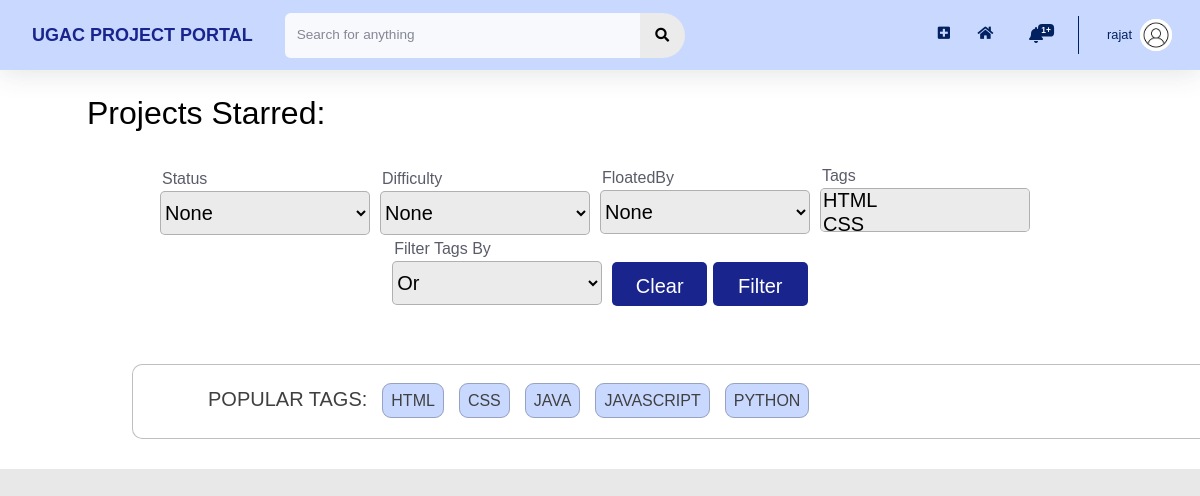
Screenshot of /profile/projects/view/ (signed in) with the database file from the repository.
### users/models.py (models this page shows, shortened)
class Profile(models.Model):
    user = models.OneToOneField(User, on_delete=models.CASCADE)
    image = models.ImageField(default = 'default.jpg', upload_to='profile_pics', blank=True)
    rollno = models.CharField(max_length=10)
    year = models.CharField(max_length=30, choices = YEAR_CHOICES)
    branch = models.CharField(max_length=30, choices = BRANCH_CHOICES)
    techskills = models.ManyToManyField(Tag, related_name='techskills')
    starred_projects = models.ManyToManyField(Project, related_name='starred_projects', blank = True)
    liked_projects = models.ManyToManyField(Project, related_name='liked_projects', blank = True)
    cv = models.FileField(upload_to='resumes',validators=[FileExtensionValidator(allowed_extensions=['pdf'])])
    linked_in_link = models.CharField(blank=True, max_length=100)
    portfolio_link = models.CharField(blank=True, max_length=100)
    github_link = models.CharField(blank=True, max_length=100)

### home/models.py (models this page shows)
class Tag(models.Model):
    Title = models.CharField(max_length=20)
    def __str__(self):
        return f"{self.Title}"

### home/decorators.py (the view)
    def wrap(request, *args, **kwargs):
        if check_user_profile(request.user):
            messages.error(request, 'Please complete your profile first.')
            return redirect(f'/profile/edit')
        else:
            return function(request, *args, **kwargs)

### functions.py (called while the page is built)
def get_filtered_projects(request, all_projects):
    myFilter = ProjectFilter(request.GET,queryset=all_projects)
    filtered_projects= myFilter.qs
    return filtered_projects

def get_most_common_tags(size):
    projects = Project.objects.all()
    tags = []
    for project in projects:
        project_tags = project.Tags.all()
        for project_tag in project_tags:
            tags.append(project_tag)
    return [x for x in Counter(tags)][:size]

def get_paginated_projects(request, projects):
    page = request.GET.get('page', 1)
    paginator = Paginator(projects, 6)
    try:
        paginated_projects = paginator.page(page)
    except PageNotAnInteger:
        paginated_projects = paginator.page(1)
    except EmptyPage:
        paginated_projects = paginator.page(paginator.num_pages)
    return paginated_projects

def get_projects_view_details(request):
    view = request.GET.get('view')
    all_projects = Project.objects.all()
    if view == "applied":
        req_projects = all_projects.filter(AlreadyApplied = request.user)
        title = 'Projects Applied'
        heading = "Projects Applied For:"
    elif view == "requested":
        req_projects = all_projects.filter(ApplyRequest = request.user)
        title = 'Projects Requested'
        heading = "Projects Requested:"
    elif view == "floated":
        req_projects = all_projects.filter(FloatedBy = request.user)
        title = 'Projects Floated'
        heading = "Projects Floated:"
    else:
        req_projects = request.user.profile.starred_projects.all()
        title = 'Projects Starred'
        heading = "Projects Starred:"
    req_projects = req_projects.order_by('-DatePosted')
    return req_projects, title, heading

def check_user_profile(user):
    user_fields = [user.username, user.first_name, user.last_name, user.email]
    for field in user_fields:
        if field == None or (len(field) == 0):
            return True
    profile = user.profile
    profile_fields = [profile.image, profile.rollno ,profile.year ,profile.branch]
    for field in profile_fields:
        if field == None or (len(field) == 0):
            return True
    if str(profile.cv) == "" or len(profile.techskills.all()) == 0:
        return True
    return False

### users/templates/users/projects_view.html (shortened to what this page needs)
{% extends 'home/main.html' %}
{% load crispy_forms_tags %}
{% block headingBlock %}
<h2>{{ heading }}</h2>
{% endblock headingBlock %}

### home/templates/home/main.html (shortened to what this page needs)
{% extends 'home/base.html' %}
{% load static %}
{% load crispy_forms_tags %}
{% block customStylesheets %}
<link rel="stylesheet" type="text/css" href="{% static 'home/main.css' %}">
{% endblock customStylesheets %}
{% block content %}
{% block mainContentBlock %}
<div class="project_cards">
    {% block headingBlock %}{% endblock headingBlock %}
    <br>
    {% block filterBlock %}
    <form method="get" class="form-inline justify-content-lg-center h5 mb-0 text-gray-800 " style="width: 100%;">
        <div class="" style="padding-right:23px;width: 220px;">
            <label for="id_Status" style="font-size: 16px; font-weight: 300;float: left; ">Status</label>
            <select name="Status" id="id_Status" style="background-color:#EBEBEB; border: 1px solid rgba(0, 0, 0, 0.25); border-radius: 5px;width:210px; height:44px;">
                <option value="">None</option>
            </select>
        </div>
        <div class="" style="padding-right:23px; width: 220px;">
            <label for="id_Difficulty" style="font-size: 16px; font-weight: 300;float: left; ">Difficulty</label>
            <select name="Difficulty" id="id_Difficulty" style="background-color:#EBEBEB; border: 1px solid rgba(0, 0, 0, 0.25); border-radius: 5px;width:210px; height:44px;">
                <option value="">None</option>
            </select>
        </div>
        <div class="select2-selection select2-selection--single" style="padding-right:23px;width: 220px; margin-bottom: 2px;">
            <label for="id_FloatedBy" style="font-size: 16px; font-weight: 300;float: left; ">FloatedBy</label>
            <select name="FloatedBy" id="id_FloatedBy" class="searchable-select select2-selection__rendered" style="background-color:#EBEBEB; border: 1px solid rgba(0, 0, 0, 0.25); border-radius: 5px;width:210px; height:44px;">
                <option value="">None</option>
            </select>
        </div>
        <div class="" style="padding-right:23px;width: 220px; margin-bottom: 5px;">
            <label for="id_Tags" style="font-size: 16px; font-weight: 300;float: left; ">Tags</label>
            <select name="Tags" id="id_Tags" class="searchable-select-clearable select2-selection select2-selection--multiple" multiple="multiple" style="background-color:#EBEBEB; border: 1px solid rgba(0, 0, 0, 0.25); border-radius: 5px;width:210px; height:44px;">
                {% for TAG in tags %}
                <option value='{{TAG.id}}'>{{ TAG }}</option>
                {% endfor %}
            </select>
        </div>
        <div class="" style="padding-right:23px; width: 220px; margin-bottom: 5px;">
            <label for="id_FilterBy" style="font-size: 16px; font-weight: 300;float: left; ">Filter Tags By</label>
            <select name="FilterBy" id="id_FilterBy" style="background-color:#EBEBEB; border: 1px solid rgba(0, 0, 0, 0.25); border-radius: 5px;width:210px; height:44px;">
                <option value="Or" selected>Or</option>
            </select>
        </div>
        <div class="" style="padding-top: 20px;">
            <button type="button" onclick="clearFilters()" style="width: 95px; height: 44px; margin-left:0px; background: #19258C; color: white; border-radius: 5px; padding-top: 6px; border: 1px; padding-left: 12px; padding-right: 12px;">Clear</button>
            <button class="btn btn-primary" type="Submit" style="width: 95px; height: 44px; margin-left:0px; background: #19258C; color: white; border-radius: 5px; padding-top: 6px; padding-bottom: 1px;">Filter</button>
        </div>
    </form>
        <br>
    {% endblock filterBlock %}
    {% block tagsBlock %}
        <div class = "blog-container" style="flex: 1 0 45%; margin: 30px; width: 1260px; height: 75px; max-width: 1260px; margin-left: 45px; alignment: center; align-self: center; padding-top: 0px;">
        <div class="blog-tags-a" style="margin-left: 75px;">
        <br>
        <ul>
            POPULAR TAGS:
            {% for tag in common_tags %}
                <li style="margin-left: 15px;"><a href="/?Tags={{tag.id}}">{{ tag }}</a></li>
            {% endfor %}
        </ul>
        </div>
        </div>
    {% endblock tagsBlock %}
    {% endblock mainContentBlock %}
    {% endblock content %}

### home/templates/home/base.html (shortened to what this page needs)
{% load static %}
<!DOCTYPE html>
<html lang="en">
    <head>
        {% block stylesheets %}
        <link rel="stylesheet" type="text/css" href="{% static 'home/style.css' %}">
        <link rel="stylesheet" type="text/css" href="{% static 'home/cards.css' %}">
        {% endblock stylesheets %}
        {% block customStylesheets %}{% endblock customStylesheets %}
        {% block ajaxBlock %}
        <link href="https://cdnjs.cloudflare.com/ajax/libs/select2/4.0.3/css/select2.min.css" rel="stylesheet" />
        {% endblock ajaxBlock %}
        <link rel="stylesheet" href="https://pro.fontawesome.com/releases/v5.10.0/css/all.css" />
    </head>
    {% block mainBlock %}
    <body id="page-top">
        <div id="wrapper">
            <div id="content-wrapper" class="d-flex flex-column">
                <div id="content" style="background: white;">
                    <nav class="navbar navbar-expand navbar-light bg-white topbar mb-4 static-top shadow">
                        <div class="sidebar-brand-text mx-3" style="color: #022160; font-size: large; font-weight: bold"> <a href="/">UGAC PROJECT PORTAL</a></div>
                        <form method="POST" action="{{request.get_full_path}}" class="d-none d-sm-inline-block form-inline mr-auto ml-md-3 my-2 my-md-0 mw-100 navbar-search">
                            <div class="input-group">
                                <input type="text" class="form-control bg-light border-0 small" placeholder="Search for anything" aria-label="Search" aria-describedby="basic-addon2" name="search">
                                <div class="input-group-append">
                                    <button class="btn btn-primary" type="submit">
                                        <i class="fas fa-search fa-sm"></i>
                                    </button>
                                </div>
                            </div>
                        </form>
                        <ul class="navbar-nav ml-auto">
                            <div class="notif-tooltip">
                                <a class="nav-link" href="/project/new">
                                    <i class="fas fa-plus-square fa-sm fa-fw mr-2 text-gray-400" style="margin-top: 18px;"></i>
                                </a>
                            </div>
                            <div class="notif-tooltip">
                                <a class="nav-link" href="{% url 'home' %}" role="button" style="margin-top: 13px;">
                                    <i class="fas fa-home fa-fw fa-sm mr-2 text-gray-400"></i>
                                </a>
                            </div>
                            <li class="nav-item dropdown no-arrow mx-1">
                                <a class="nav-link dropdown-toggle notif-tooltip" id="alertsDropdown" role="button" data-toggle="dropdown" aria-haspopup="true" aria-expanded="false">
                                    <i class="fas fa-bell fa-fw"></i>
                                    {% if notifications.count != 0 %}
                                    <span class="badge badge-danger badge-counter">
                                        {{notifications.count}}+
                                    </span> {% endif %}
                                </a>
                            </li>
                            <li class="nav-item dropdown no-arrow">
                                <a class="nav-link dropdown-toggle" id="userDropdown" role="button" data-toggle="dropdown" aria-haspopup="true" aria-expanded="false">
                                    <span class="mr-2 d-none d-lg-inline text-gray-600 small">{{user.username}}</span>
                                    <img class="img-profile rounded-circle" src="{{user.profile.image.url}}">
                                </a>
                            </li>
                        </ul>
                    </nav>
                    <div class="container-fluid">
                        {% block content %}{% endblock content %}
                    </div>
                </div>
            </div>
        </div>
    </body>
    {% endblock mainBlock %}
</html>

### home/static/home/cards.css (style rules this page uses)
.blog-container { flex: 1 0 45%; margin: 30px; width: 600px; height: 289px; max-width: 600px;" }
.blog-container { background: #fff; border: 1px solid rgba(0, 0, 0, 0.25); box-sizing: border-box; border-radius: 10px; font-family: 'Public Sans', sans-serif; font-style: normal; font-weight: 500; font-size: 20px; line-height: 23px; color: #404040; font-weight: 100; padding-top: 15px; }
@media only screen and (min-width: 930px) { .blog-container { flex: 1 0 45%; margin: 30px; width: 320px; height: 260px; } }
.blog-container a { color: #404040; text-decoration: none; transition: 0.25s ease; width: 429px; height: 33px; left: 31px; top: 77px; }
.blog-tags-a ul { display: flex; flex-direction: row; flex-wrap: wrap; list-style: none; padding-left: 0; }
.blog-tags-a li:nth-child(1) a { background: #C9D8FF; }
.blog-tags-a li:nth-child(2) a { background: #C9D8FF; }
.blog-tags-a li:nth-child(3) a { background: #C9D8FF; }
.blog-tags-a li:nth-child(4) a { background: #C9D8FF; }
.blog-tags-a li:nth-child(5) a { background: #C9D8FF; }
.blog-tags-a li+li { margin-left: 0.5rem; }
.blog-tags-a a { border: 1px solid rgba(0, 0, 0, 0.25); box-sizing: border-box; height: 35px; top: 224px; border-radius: 9px; padding: 0.5rem 0.5rem; text-align: center; text-transform: uppercase; white-space: nowrap; width: 82px; font-family: 'Public Sans', sans-serif; font-style: normal; font-weight: 300; font-size: 16px; line-height: 14px; }

### rows the page displays
Tag: {{ TAG.id }} 7 (drawn), Title "HTML"
Tag: {{ TAG.id }} 8 (drawn), Title "CSS"
Tag: Title "JAVA"
Tag: Title "JAVASCRIPT"
Tag: Title "PYTHON"

### other values shown
{{ notifications.count }} "1"
{{ user.username }} "rajat"
{{ heading }} "Projects Starred:"
